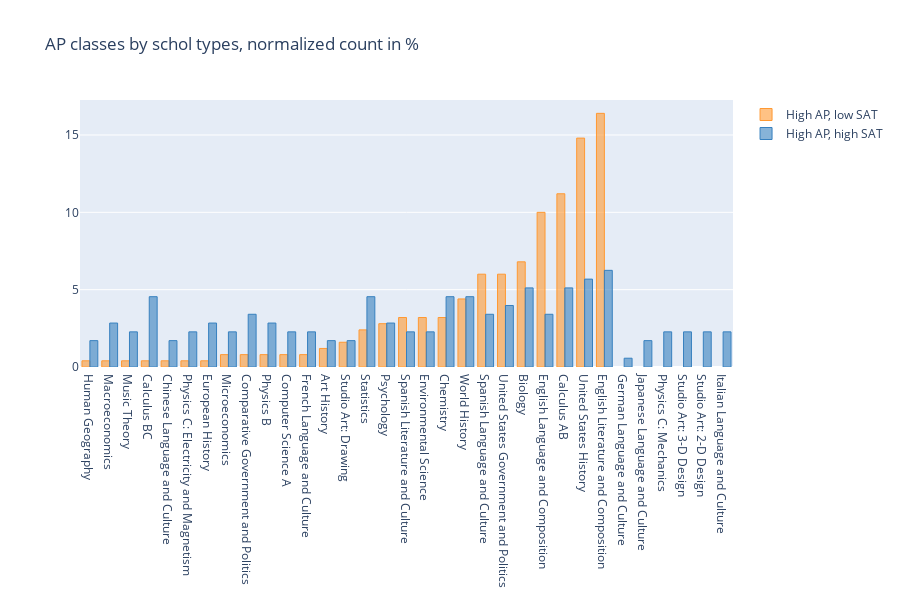

The cell this chart's notebook holds for it:
### Markdown cell above
For the subset with low average SAT scores but above AP-shares, "advancedplacement_courses" are very often "English Literature..." or "English Language and Composition". <br>
I am surprised that these courses did not prepare students better in reading and writing. Let's look at what schools with high SAT score do differently in terms of AP courses they offer to students.

### Code cell
# extract and display list of most common AP-coures and plot how often they appear 
# first select other schools for comparison:
high_ap_high_sat = combined[(combined["ap_per"]>25)&
                            (combined["ap_per"]<50)&
                            (combined["sat_score"]>1300)]

# define loop trough subsets and extract relative distribution of ap_courses
subsets = {"High AP, low SAT": high_ap_low_sat,
           "High AP, high SAT": high_ap_high_sat}
subsets_ap_courses = pd.DataFrame()

for k, v in subsets.items():
    ap_courses = v["advancedplacement_courses"].str.split(",",expand=True)
    ap_courses_melted = ap_courses.melt()["value"].str.strip().value_counts(normalize=True).sort_values()
    ap_courses_melted.name = k
    subsets_ap_courses = pd.concat([subsets_ap_courses, ap_courses_melted], axis=1)

ax = (subsets_ap_courses*100).iplot(kind="bar", 
                            #figsize=(10,7), 
                            layout = dict(title="AP classes by schol types, normalized count in %",
                                          xaxis=dict(automargin=True), hovermode="x", height=600))

### Figure 1 — Plotly figure (JSON) as saved in the notebook; plotly's stock layout.template omitted (floating-point values rounded to 4 significant figures)
{"data": [{"marker": {"color": "rgba(255, 153, 51, 0.6)", "line": {"color": "rgba(255, 153, 51, 1.0)", "width": 1}}, "name": "High AP, low SAT", "orientation": "v", "text": "", "type": "bar", "x": ["Human Geography", "Macroeconomics", "Music Theory", "Calculus BC", "Chinese Language and Culture", "Physics C: Electricity and Magnetism", "European History", "Microeconomics", "Comparative Government and Politics", "Physics B", "Computer Science A", "French Language and Culture", "Art History", "Studio Art: Drawing", "Statistics", "Psychology", "Spanish Literature and Culture", "Environmental Science", "Chemistry", "World History", "Spanish Language and Culture", "United States Government and Politics", "Biology", "English Language and Composition", "Calculus AB", "United States History", "English Literature and Composition", "German Language and Culture", "Japanese Language and Culture", "Physics C: Mechanics", "Studio Art: 3-D Design", "Studio Art: 2-D Design", "Italian Language and Culture"], "y": [0.4, 0.4, 0.4, 0.4, 0.4, 0.4, 0.4, 0.8, 0.8, 0.8, 0.8, 0.8, 1.2, 1.6, 2.4, 2.8, 3.2, 3.2, 3.2, 4.4, 6, 6, 6.8, 10, 11.2, 14.8, 16.4, "", "", "", "", "", ""]}, {"marker": {"color": "rgba(55, 128, 191, 0.6)", "line": {"color": "rgba(55, 128, 191, 1.0)", "width": 1}}, "name": "High AP, high SAT", "orientation": "v", "text": "", "type": "bar", "x": ["Human Geography", "Macroeconomics", "Music Theory", "Calculus BC", "Chinese Language and Culture", "Physics C: Electricity and Magnetism", "European History", "Microeconomics", "Comparative Government and Politics", "Physics B", "Computer Science A", "French Language and Culture", "Art History", "Studio Art: Drawing", "Statistics", "Psychology", "Spanish Literature and Culture", "Environmental Science", "Chemistry", "World History", "Spanish Language and Culture", "United States Government and Politics", "Biology", "English Language and Composition", "Calculus AB", "United States History", "English Literature and Composition", "German Language and Culture", "Japanese Language and Culture", "Physics C: Mechanics", "Studio Art: 3-D Design", "Studio Art: 2-D Design", "Italian Language and Culture"], "y": [1.705, 2.841, 2.273, 4.545, 1.705, 2.273, 2.841, 2.273, 3.409, 2.841, 2.273, 2.273, 1.705, 1.705, 4.545, 2.841, 2.273, 2.273, 4.545, 4.545, 3.409, 3.977, 5.114, 3.409, 5.114, 5.682, 6.25, 0.5682, 1.705, 2.273, 2.273, 2.273, 2.273]}], "layout": {"height": 600, "hovermode": "x", "title": {"text": "AP classes by schol types, normalized count in %"}, "xaxis": {"automargin": true}}}
